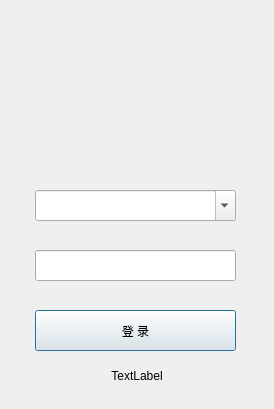
<?xml version="1.0" encoding="UTF-8"?>
<ui version="4.0">
 <class>LoginClass</class>
 <widget class="QDialog" name="LoginClass">
  <property name="geometry">
   <rect>
    <x>0</x>
    <y>0</y>
    <width>274</width>
    <height>409</height>
   </rect>
  </property>
  <property name="windowTitle">
   <string>Login</string>
  </property>
  <widget class="QLineEdit" name="ledtPWD">
   <property name="geometry">
    <rect>
     <x>35</x>
     <y>250</y>
     <width>201</width>
     <height>31</height>
    </rect>
   </property>
  </widget>
  <widget class="QLabel" name="labicon">
   <property name="geometry">
    <rect>
     <x>52</x>
     <y>20</y>
     <width>160</width>
     <height>127</height>
    </rect>
   </property>
   <property name="text">
    <string/>
   </property>
  </widget>
  <widget class="QPushButton" name="pbtLogin">
   <property name="geometry">
    <rect>
     <x>35</x>
     <y>310</y>
     <width>201</width>
     <height>41</height>
    </rect>
   </property>
   <property name="styleSheet">
    <string notr="true">font: 12pt &quot;Arial&quot;;</string>
   </property>
   <property name="text">
    <string>登 录</string>
   </property>
  </widget>
  <widget class="QComboBox" name="cboAccount">
   <property name="enabled">
    <bool>true</bool>
   </property>
   <property name="geometry">
    <rect>
     <x>35</x>
     <y>190</y>
     <width>201</width>
     <height>31</height>
    </rect>
   </property>
   <property name="editable">
    <bool>true</bool>
   </property>
   <property name="maxVisibleItems">
    <number>10</number>
   </property>
  </widget>
  <widget class="QLabel" name="labVersion">
   <property name="geometry">
    <rect>
     <x>110</x>
     <y>370</y>
     <width>54</width>
     <height>12</height>
    </rect>
   </property>
   <property name="text">
    <string>TextLabel</string>
   </property>
   <property name="alignment">
    <set>Qt::AlignCenter</set>
   </property>
  </widget>
 </widget>
 <layoutdefault spacing="6" margin="11"/>
 <resources>
  <include location="login.qrc"/>
 </resources>
 <connections/>
</ui>
